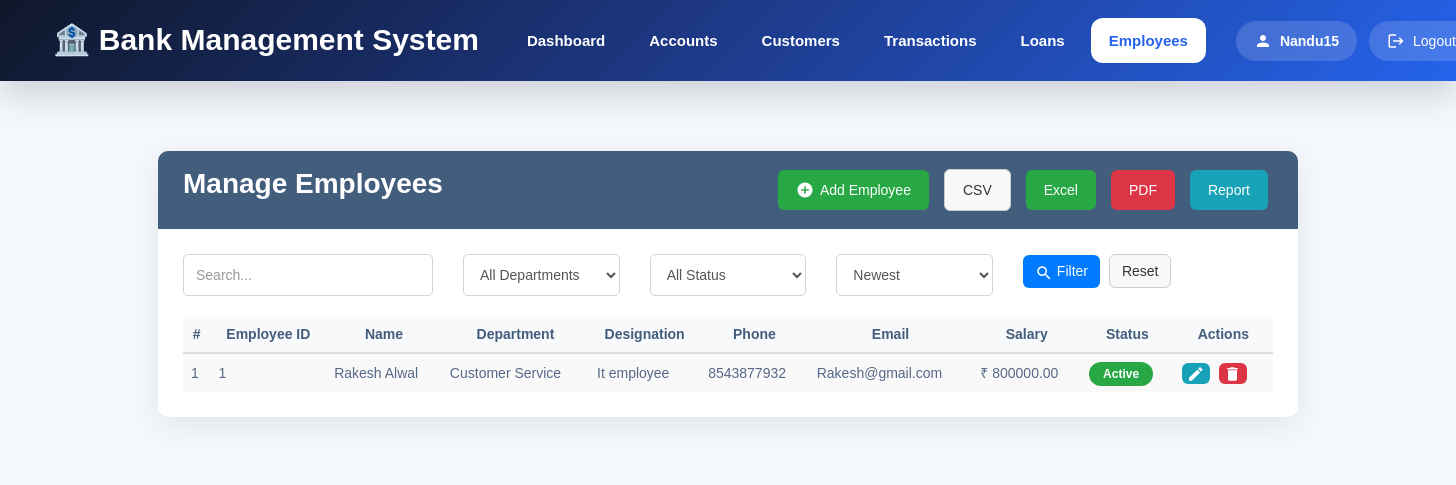
Screenshot of /employees/ (signed in) with the database file from the repository.
### employees/models.py (models this page shows, shortened)
class Employee(models.Model):
    GENDER_CHOICES = [
        ('Male', 'Male'),
        ('Female', 'Female'),
        ('Other', 'Other'),
    ]
    DEPARTMENT_CHOICES = [
        ('Accounts', 'Accounts'),
        ('Loans', 'Loans'),
        ('Customer Service', 'Customer Service'),
        ('Cash', 'Cash'),
        ('IT', 'IT'),
        ('HR', 'HR'),
    ]
    STATUS_CHOICES = [
        ('Active', 'Active'),
        ('Inactive', 'Inactive'),
    ]
    employee_id = models.CharField(
        max_length=20,
        unique=True
    )
    first_name = models.CharField(
        max_length=50
    )
    last_name = models.CharField(
        max_length=50
    )
    gender = models.CharField(
        max_length=10,
        choices=GENDER_CHOICES
    )
    dob = models.DateField()
    department = models.CharField(
        max_length=30,
        choices=DEPARTMENT_CHOICES
    )
    designation = models.CharField(
        max_length=50
    )
    salary = models.DecimalField(
        max_digits=10,
        decimal_places=2
    )
    phone = models.CharField(
        max_length=15
    )
    email = models.EmailField(
        unique=True
    )
    address = models.TextField()
    joining_date = models.DateField()
    status = models.CharField(
        max_length=10,
        choices=STATUS_CHOICES,
        default='Active'
    )
    created_at = models.DateTimeField(
        auto_now_add=True
    )
    updated_at = models.DateTimeField(
        auto_now=True
    )
    class Meta:
        ordering = ['-created_at']
        verbose_name = "Employee"
        verbose_name_plural = "Employees"

### employees/views.py (the view)
@login_required
def employee_list(request):
    search = request.GET.get("search", "").strip()
    employees = get_filtered_employees(request)
    paginator = Paginator(employees, 10)
    page_number = request.GET.get("page")
    employees = paginator.get_page(page_number)
    return render(
        request,
        "employees/employees.html",
        {
            "employees": employees,
            "search": search,
            "department": request.GET.get("department", ""),
            "status": request.GET.get("status", ""),
            "sort": request.GET.get("sort", "-created_at"),
        }
    )

### employees/views.py (called while the page is built, shortened)
def get_filtered_employees(request):
    search = request.GET.get("search", "").strip()
    department = request.GET.get("department", "")
    status = request.GET.get("status", "")
    sort = request.GET.get("sort", "-created_at")
    employees = Employee.objects.all()
    if department:
        employees = employees.filter(department=department)
    if status:
        employees = employees.filter(status=status)
    employees = employees.order_by(sort)
    return employees

### templates/employees/employees.html (shortened to what this page needs)
{% load static %}
<!DOCTYPE html>
<html lang="en">
<head>
    <link rel="stylesheet"
          href="https://maxcdn.bootstrapcdn.com/bootstrap/3.4.1/css/bootstrap.min.css">
    <link rel="stylesheet"
          href="{% static 'css/header.css' %}">
    <link rel="stylesheet"
          href="{% static 'css/employees.css' %}">
</head>
<body>
{% include 'header.html' %}
<div class="container">
    <div class="table-wrapper">
        <div class="table-title">
            <div class="row">
                <div class="col-sm-6">
                    <h2>
                        Manage <b>Employees</b>
                    </h2>
                </div>
                <div class="col-sm-6 text-right">
                    <a href="{% url 'add_employee' %}"
                       class="btn btn-success">
                        <i class="material-icons">&#xE147;</i>
                        <span>Add Employee</span>
                    </a>
                    <a href="{% url 'export_employees_csv' %}?{{ request.GET.urlencode }}"
                       class="btn btn-default">
                        CSV
                    </a>
                    <a href="{% url 'export_employees_excel' %}?{{ request.GET.urlencode }}"
                       class="btn btn-success">
                        Excel
                    </a>
                    <a href="{% url 'export_employees_pdf' %}?{{ request.GET.urlencode }}"
                       class="btn btn-danger">
                        PDF
                    </a>
                    <a href="{% url 'employee_report' %}"
                       class="btn btn-info">
                        Report
                    </a>
                </div>
            </div>
        </div>
        <div class="row" style="margin-bottom:20px;">
            <form method="GET">
                <div class="col-sm-3">
                    <input
                        type="text"
                        class="form-control"
                        name="search"
                        placeholder="Search..."
                        value="{{ search }}">
                </div>
                <div class="col-sm-2">
                    <select
                        name="department"
                        class="form-control">
                        <option value="">All Departments</option>
                    </select>
                </div>
                <div class="col-sm-2">
                    <select
                        name="status"
                        class="form-control">
                        <option value="">All Status</option>
                    </select>
                </div>
                <div class="col-sm-2">
                    <select
                        name="sort"
                        class="form-control">
                        <option value="-created_at"
                            {% if sort == "-created_at" %}selected{% endif %}>
                            Newest
                        </option>
                    </select>
                </div>
                <div class="col-sm-3">
                    <button
                        class="btn btn-primary"
                        type="submit">
                        <i class="material-icons">search</i>
                        Filter
                    </button>
                    <a href="{% url 'employees' %}"
                       class="btn btn-default">
                        Reset
                    </a>
                </div>
            </form>
        </div>
        <table class="table table-striped table-hover">
            <thead>
                <tr>
                    <th>#</th>
                    <th>Employee ID</th>
                    <th>Name</th>
                    <th>Department</th>
                    <th>Designation</th>
                    <th>Phone</th>
                    <th>Email</th>
                    <th>Salary</th>
                    <th>Status</th>
                    <th>Actions</th>
                </tr>
            </thead>
            <tbody>
                {% for employee in employees %}
                <tr>
                    <td>{{ employees.start_index|add:forloop.counter0 }}</td>
                    <td>{{ employee.employee_id }}</td>
                    <td>{{ employee.first_name }} {{ employee.last_name }}</td>
                    <td>{{ employee.department }}</td>
                    <td>{{ employee.designation }}</td>
                    <td>{{ employee.phone }}</td>
                    <td>{{ employee.email }}</td>
                    <td>₹ {{ employee.salary }}</td>
                    <td>
                        {% if employee.status == "Active" %}
                            <span class="label label-success">
                                Active
                            </span>
                        {% else %}
                            <span class="label label-danger">
                                Inactive
                            </span>
                        {% endif %}
                    </td>
                    <td>
                        <a href="{% url 'edit_employee' employee.id %}"
                           class="btn btn-info btn-xs">
                            <i class="material-icons">
                            </i>
                        </a>
                        <a href="{% url 'delete_employee' employee.id %}"
                           class="btn btn-danger btn-xs"
                           onclick="return confirm('Are you sure you want to delete this employee?')">
                            <i class="material-icons">
                            </i>
                        </a>
                    </td>
                </tr>
                {% endfor %}
            </tbody>
        </table>
    </div>
</div>
</body>
</html>

### templates/header.html (shortened to what this page needs)
{% load static %}
<nav class="modern-navbar">
    <div class="navbar-wrapper">
        <a href="{% url 'home' %}" class="navbar-logo">
            🏦 Bank Management System
        </a>
        <ul class="navbar-menu" id="navbarMenu">
            <li class="{% if request.resolver_match.url_name == 'home' %}active{% endif %}">
                <a href="{% url 'home' %}">Dashboard</a>
            </li>
            <li class="{% if request.resolver_match.url_name == 'accounts' %}active{% endif %}">
                <a href="{% url 'accounts' %}">Accounts</a>
            </li>
            <li class="{% if request.resolver_match.url_name == 'customers' %}active{% endif %}">
                <a href="{% url 'customers' %}">Customers</a>
            </li>
            <li class="{% if request.resolver_match.url_name == 'transactions' %}active{% endif %}">
                <a href="{% url 'transactions' %}">Transactions</a>
            </li>
            <li class="{% if request.resolver_match.url_name == 'loans' %}active{% endif %}">
                <a href="{% url 'loans' %}">Loans</a>
            </li>
            <li class="{% if request.resolver_match.url_name == 'employees' %}active{% endif %}">
                <a href="{% url 'employees' %}">Employees</a>
            </li>
        </ul>
        <div class="navbar-user">
            {% if user.is_authenticated %}
                <span class="user-name">
                    <i class="material-icons">person</i>
                    {{ user.username }}
                </span>
                <a href="{% url 'logout' %}" class="logout-btn">
                    <i class="material-icons">logout</i>
                    Logout
                </a>
            {% else %}
                <a href="{% url 'login' %}" class="logout-btn">
                    Login
                </a>
            {% endif %}
        </div>
    </div>
</nav>

### static/css/header.css (style rules this page uses)
:root { --navy:#0F172A; --blue:#1E3A8A; --accent:#2563EB; --surface:#F8FAFC; --border:#E2E8F0; }
.modern-navbar { position:sticky; top:0; z-index:1000; background:linear-gradient( 135deg, #0F172A, #1E3A8A, #2563EB); box-shadow:0 12px 35px rgba(15,23,42,.18); padding:18px 0; }
.navbar-wrapper { max-width:1400px; margin:auto; padding:0 25px; display:flex; align-items:center; justify-content:space-between; gap:30px; }
.navbar-logo { font-size:30px; font-weight:700; color:white; text-decoration:none; white-space:nowrap; }
.navbar-menu { display:flex; gap:8px; list-style:none; padding:0; margin:0; }
.navbar-menu li { margin:0; }
.navbar-menu a { display:block; padding:12px 18px; border-radius:12px; font-size:15px; font-weight:600; color:white; text-decoration:none; transition:.3s; }
.navbar-menu .active a { background:white; color:#2563EB; font-weight:700; }
.navbar-user { display:flex; align-items:center; gap:12px; }
.user-name { display:flex; align-items:center; gap:8px; background:rgba(255,255,255,.15); padding:10px 18px; border-radius:50px; color:white; font-weight:600; }
.logout-btn { display:flex; align-items:center; gap:8px; padding:10px 18px; border-radius:50px; background:rgba(255,255,255,.15); color:white; text-decoration:none; transition:.3s; }

### static/css/employees.css (style rules this page uses)
body { background:#f4f7fb; color:#566787; font-family:'Varela Round',sans-serif; font-size:14px; }
.container { margin-top:30px; margin-bottom:30px; }
.table-wrapper { background:#fff; padding:25px; margin:40px auto; border-radius:10px; box-shadow:0 8px 30px rgba(0,0,0,.08); }
.table-title { background:#435d7d; color:#fff; padding:18px 25px; margin:-25px -25px 25px; border-radius:10px 10px 0 0; }
.table-title h2 { margin:0; font-size:28px; font-weight:600; }
.table-title .text-right { display:flex; justify-content:flex-end; align-items:center; gap:10px; flex-wrap:wrap; }
.table-title .btn { display:flex; align-items:center; gap:6px; padding:10px 18px; }
.table-wrapper form { margin-bottom: 20px; }
.table { margin-top:10px; margin-bottom:0; }
.table th { background:#f8f9fa; color:#435d7d; text-align:center; font-weight:600; }
.table td, .table th { padding:14px; vertical-align:middle !important; }
.form-control { height:42px; border-radius:5px; border:1px solid #ced4da; box-shadow:none; }
.btn { border-radius:6px; transition:all .25s ease; margin-right:5px; }
.btn-success { background:#28a745; border:none; }
.btn-primary { background:#007bff; border:none; }
.btn-danger { background:#dc3545; border:none; }
.btn-default { background:#f8f9fa; border:1px solid #ccc; }
.btn-info { background:#17a2b8; border:none; }
.label-success, .label-danger { color:#fff; padding:5px 14px; border-radius:20px; font-size:12px; font-weight:600; }
.label-success { background:#28a745; }
.material-icons { vertical-align:middle; font-size:18px; }

### rows the page displays
Employee: start_index|add "1", employee_id "1", first_name "Rakesh", last_name "Alwal", department "Customer Service", designation "It employee", phone "8543877932", email "Rakesh@gmail.com", salary "800000.00", status "Active"

### other values shown
{{ user.username }} "Nandu15"
